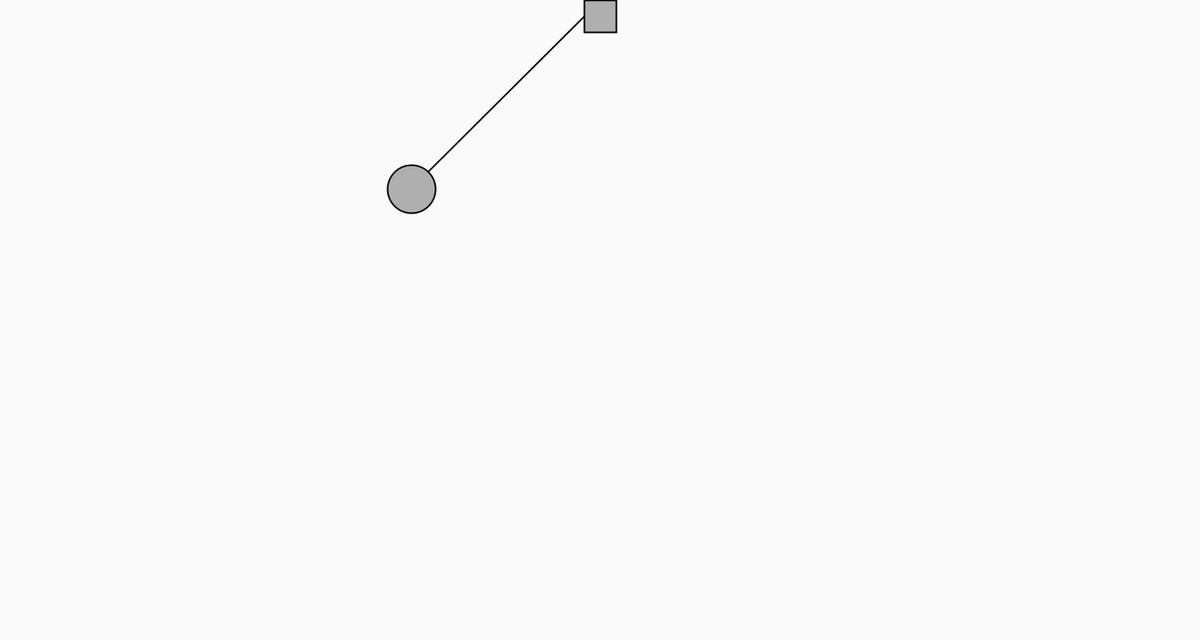
Frame 1 (no input)
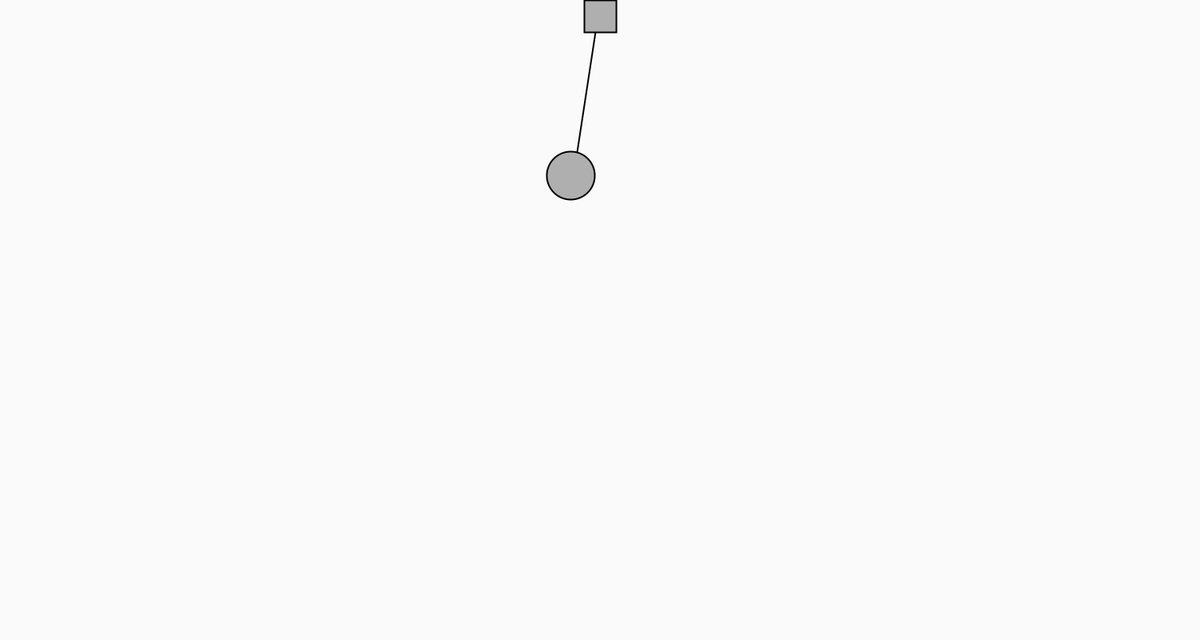
Frame 60 (the mouse pressed at the canvas centre just before this capture)
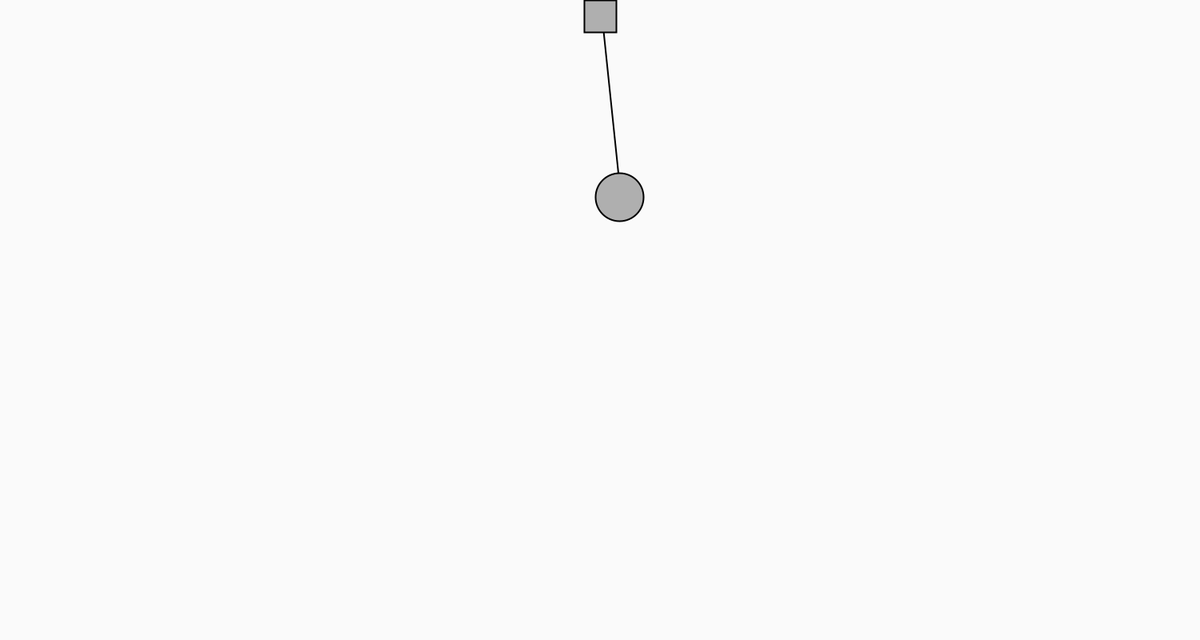
Frame 120 (the mouse held since frame 60 and released just before this capture)

The Processing sketch that drew these frames (run headless with seeded random() and noise(); from frame 60 on, the mouse is pressed at the canvas centre):

// Processing sketch: spring
// ── spring.pde
ball p;
rope r;
PVector d;
boolean drge=false;
void setup()
{
 size(1500,800);
 p=new ball();
 r=new rope();
 d=new PVector(0,0);
}

void draw()
{
  background(250);
  r.connent(p);
  r.display(p.location);
  p.run();
}
void mousePressed()
{
 p.pressed();
}

void mouseReleased()
{
  if(p.drag)
  {
    drge=false;
    p.drag=false;
  }
}
// ── ball.pde
class ball
{
  PVector location;
  PVector speed;
  PVector jspeed;
  PVector G;
  PVector dragOffset;
  float damping;
  boolean drag=false;
  float r=250;
  ball()
  {
   location=new PVector(width/2-r,r); 
   G=new PVector(0,0.98);
   speed=new PVector(0,0);
   jspeed=new PVector(0,0);
   dragOffset=new PVector();
   damping=0.99;
  }
  
  void applyforce(PVector force)
  {
    if(!drag)
    {
      jspeed.add(force);
      speed.add(jspeed);
      speed.mult(damping);
      location.add(speed);
      jspeed.mult(0);
    }
    else 
    {
      speed.mult(0);
    }
  }
  
  void display()
  {
    stroke(0);
    strokeWeight(2);
    fill(175);
    ellipse(location.x,location.y,60,60);
  }
  void drag(float mx,float my)
  {
   if(drag)
   {
     location.x = mx + dragOffset.x;
     location.y = my + dragOffset.y;
   }
  }
  
  void pressed()
  {
    float dist=dist(mouseX,mouseY,location.x,location.y);
    if(dist<=60)
    {
      dragOffset.x = location.x-mouseX;
      dragOffset.y = location.y-mouseY;
      drag=true;
    }
  }
  
  void run()
  {
    applyforce(G);
    drag(mouseX,mouseY);
    display();
  }
}
// ── rope.pde
class rope
{
  float k;
  float restLength;
  PVector origin;
  float x;
  float currentLength;
  
  rope()
  {
    k=0.1;
    origin=new PVector(width/2,0);
    restLength=250;
  }
  void connent(ball p)
  {
    PVector force=PVector.sub(p.location,origin);
    currentLength=force.mag();
    x=currentLength-restLength;
    force.normalize();
    force.mult(-1*k*x);
    p.applyforce(force);
  }
  
  void display(PVector location)
  {
    stroke(0);
    strokeWeight(2);
    fill(175);
    line(location.x,location.y,origin.x,origin.y);
    rect(width/2-20,0,40,40);
  }
 
}
